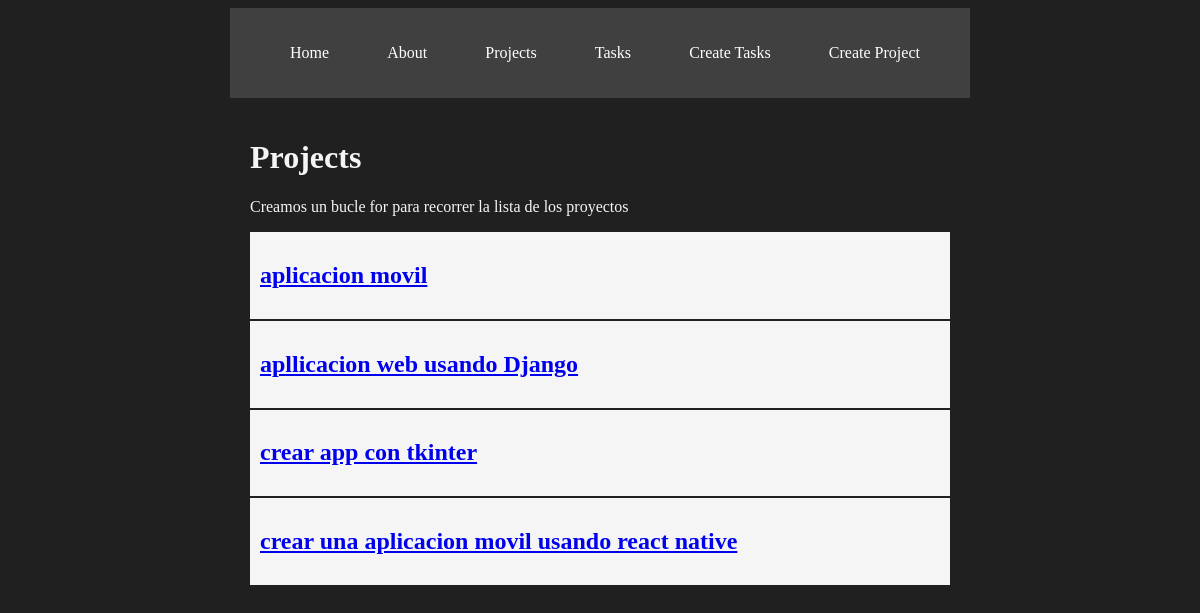
The app's page /projects/, older data.
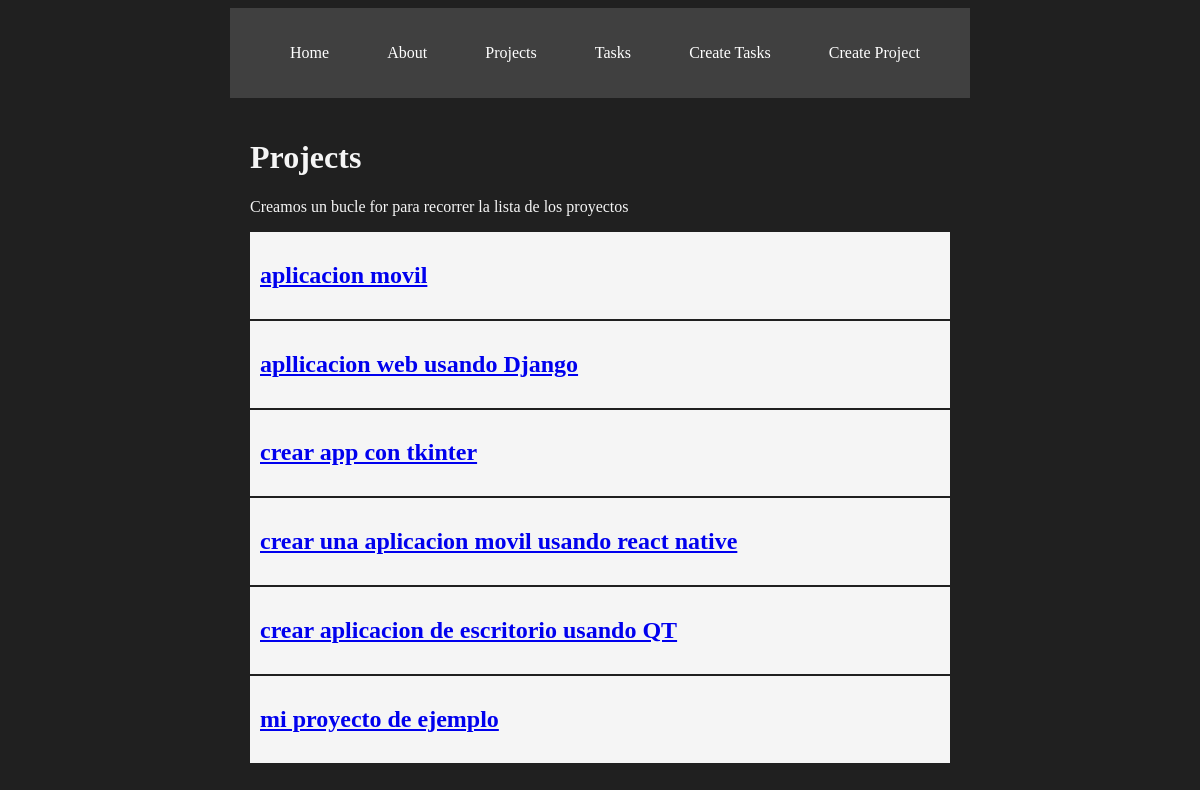
The same page, newer data.
### myapp/models.py (models this page shows, shortened)
class Project(models.Model):
    name = models.CharField(max_length=200)

### myapp/views.py (the view)
# urls.py: path('projects/',views.projects, name="projects"),
def projects(request):
    projects = Project.objects.all()
    return render(request, "projects/projects.html",{
        'projects': projects
    })

### myapp/templates/projects/projects.html
{% extends 'layouts/base.html' %}
{%block content%}
<h1>Projects</h1>
<p>Creamos un bucle for para recorrer la lista de los proyectos</p>
{% for project in projects %}
<article class="card">
<a href="{% url 'project_detail' project.id %}">
    <h1>{{project.name}}</h1>
</a>
</article>
{%endfor%}
{% endblock %}

Row changes from the older to the newer data that the page shows:
added Project: name "crear aplicacion de escritorio usando QT"
added Project: name "mi proyecto de ejemplo"
